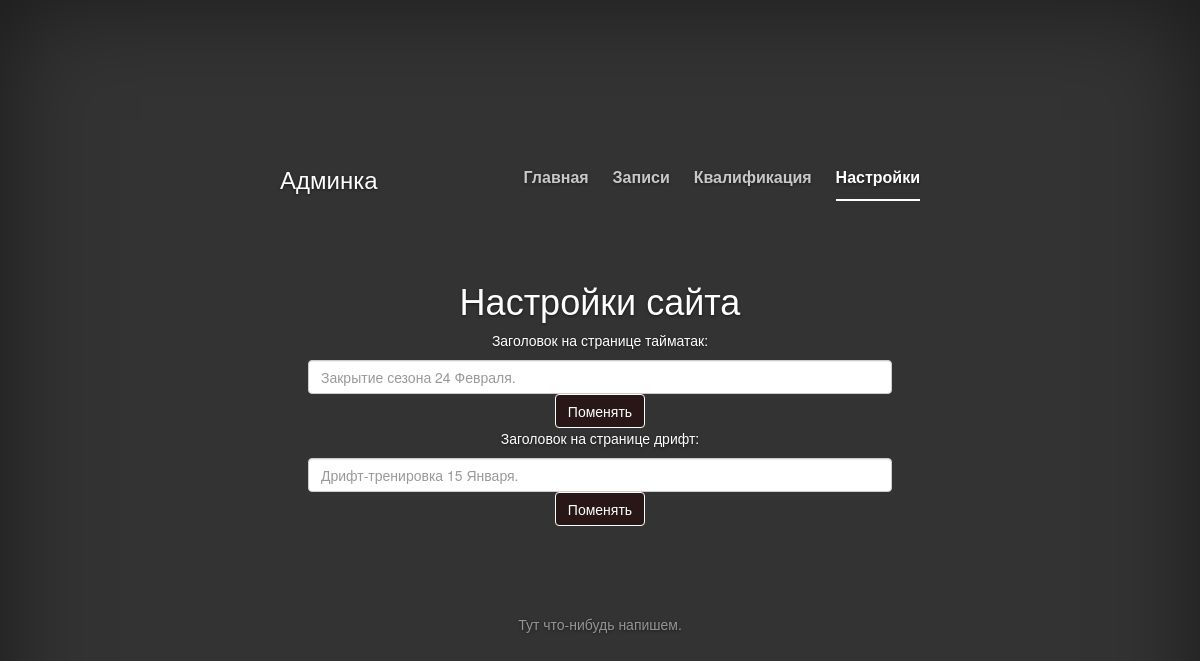
The page /settings.php (signed in) on the database its author committed.
### tables this page shows
CREATE TABLE IF NOT EXISTS `settings` (
  `name` varchar(50) NOT NULL,
  `value` varchar(200) NOT NULL
);

### settings.php (the view, shortened to what this page needs)
<!DOCTYPE html PUBLIC "-//W3C//DTD XHTML 1.0 Transitional//EN" "http://www.w3.org/TR/xhtml1/DTD/xhtml1-transitional.dtd">
<html xmlns="http://www.w3.org/1999/xhtml" xml:lang="ru" lang="ru">
    <head>
        <link rel="stylesheet" href="system.css" type="text/css" />
			<link href="css/bootstrap.min.css" rel="stylesheet">
			<link href="css/cover.css" rel="stylesheet">
    </head>
   <body>
   		<?php
if (isset($_SESSION['user_id'])){ ?>
		<div class="site-wrapper">
      <div class="site-wrapper-inner">
        <div class="cover-container">
          <div class="masthead clearfix">
            <div class="inner">
              <h3 class="masthead-brand">Админка</h3>
              <ul class="nav masthead-nav">
                <li><a href="admin.php">Главная</a></li>
                <li><a href="zapis.php">Записи</a></li>
                <li><a href="race.php">Квалификация</a></li>
                <li class="active"><a href="#">Настройки</a></li>
              </ul>
            </div>
          </div>
<?php
        $connect = mysqli_connect("localhost","racing","123456","racing");
		mysqli_set_charset($connect, "utf8");
		$result = $connect->query("SELECT `value` FROM `settings` where `name` = 'header'");
		$header = mysqli_fetch_row($result);
		$resultdr = $connect->query("SELECT `value` FROM `settings` where `name` = 'headerdrift'");
		$headerdr = mysqli_fetch_row($resultdr);
    		?>
          <div class="inner cover">
            <h1 class="cover-heading">Настройки сайта</h1>
	        <p> Заголовок на странице тайматак:</p>
	        <form method="post">
	            <input type="text" class="form-control" name="hd" placeholder="<?php echo $header[0]; ?>">
	            <input type="submit" name="changehd" class="btn btn-reg" value="Поменять">
	        </form>
	        <p> Заголовок на странице дрифт:</p>
	        <form method="post">
	            <input type="text" class="form-control" name="hddr" placeholder="<?php echo $headerdr[0]; ?>">
	            <input type="submit" name="changehddr" class="btn btn-reg" value="Поменять">
	        </form>
</div>
          <div class="mastfoot">
            <div class="inner">
              <p>Тут что-нибудь напишем.</p>
            </div>
          </div>
        </div>
      </div>
    </div>
<?php
} else {
echo "<script>document.location.href = 'admin.php';</script>";
} ?>
	</body>
</html>

### system.css (style rules this page uses)
* { margin: 0; padding: 0; }
html, body { height: 100%; }
body { margin:0; }

### css/cover.css (style rules this page uses)
a, a:focus, a:hover { color: #fff; }
html, body { height: 100%; background-color: #333; }
body { color: #fff; text-align: center; text-shadow: 0 1px 3px rgba(0,0,0,.5); box-shadow: inset 0 0 100px rgba(0,0,0,.5); }
.site-wrapper { display: table; width: 100%; height: 100%; min-height: 100%; }
.site-wrapper-inner { display: table-cell; vertical-align: top; }
.cover-container { margin-right: auto; margin-left: auto; }
.inner { padding: 30px; }
.masthead-brand { margin-top: 10px; margin-bottom: 10px; }
.masthead-nav > li { display: inline-block; }
.masthead-nav > li + li { margin-left: 20px; }
.masthead-nav > li > a { padding-right: 0; padding-left: 0; font-size: 16px; font-weight: bold; color: #fff; color: rgba(255,255,255,.75); border-bottom: 2px solid transparent; }
.masthead-nav > .active > a, .masthead-nav > .active > a:hover, .masthead-nav > .active > a:focus { color: #fff; border-bottom-color: #fff; }
@media (min-width: 768px) { .masthead-brand { float: left; } }
@media (min-width: 768px) { .masthead-nav { float: right; } }
.cover { padding: 58px; }
.mastfoot { color: #999; color: rgba(255,255,255,.5); }
@media (min-width: 768px) { .masthead { //position: fixed; top: 0; } }
@media (min-width: 768px) { .mastfoot { bottom: 0; } }
@media (min-width: 768px) { .site-wrapper-inner { vertical-align: middle; } }
@media (min-width: 768px) { .masthead, .mastfoot, .cover-container { width: 100%; } }
@media (min-width: 992px) { .masthead, .mastfoot, .cover-container { width: 700px; } }

### rows shown on the page
settings: hd "Закрытие сезона 24 Февраля."
settings: hddr "Дрифт-тренировка 15 Января."
